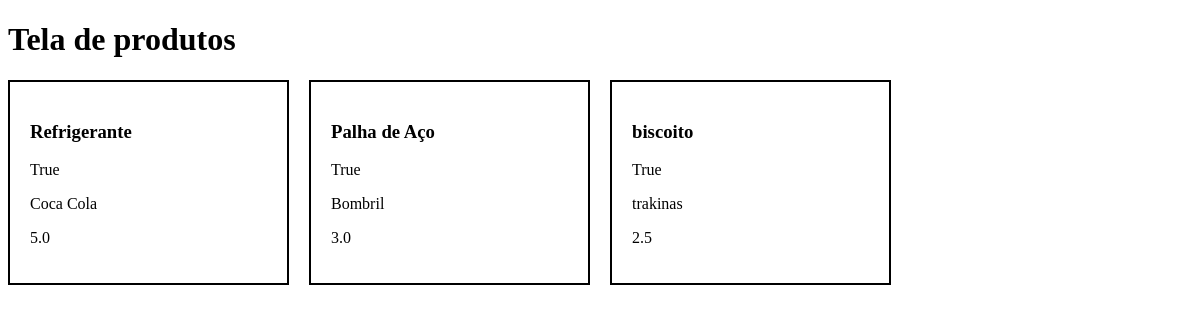
/produtos/, run on an earlier commit of the app's database.
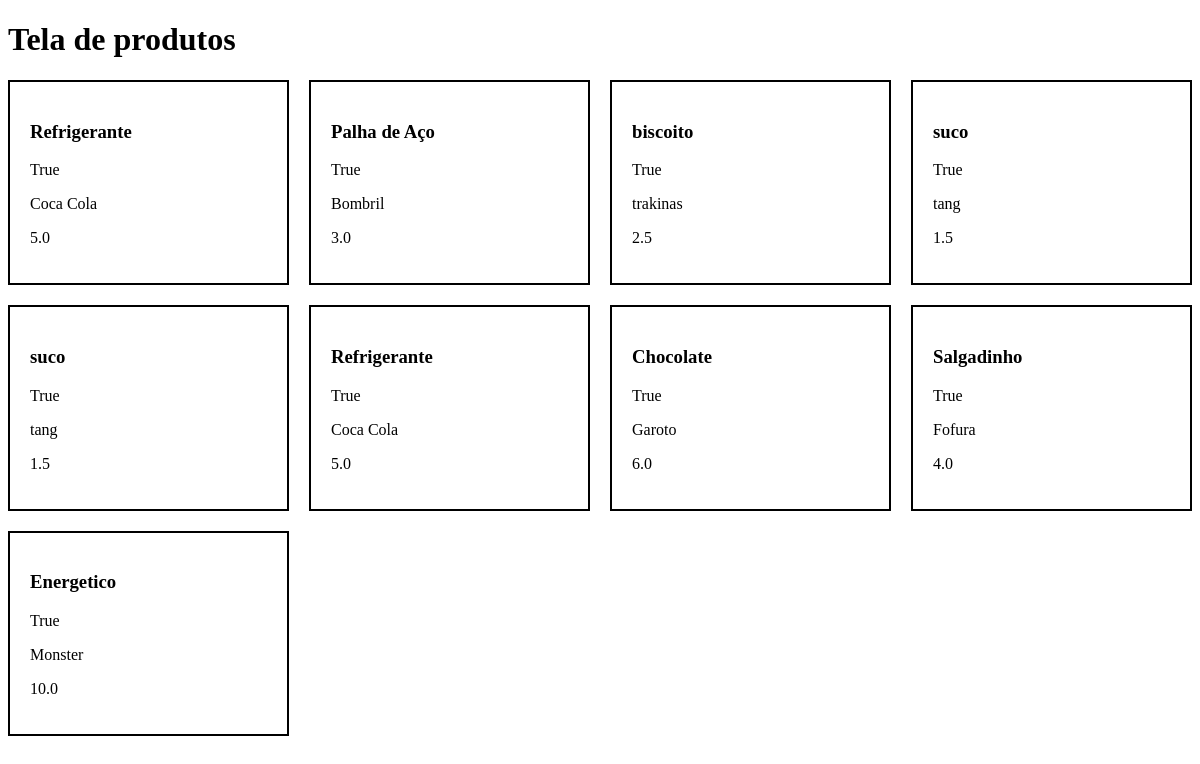
And on a later commit of the database.
### usuarios/models.py (models this page shows, shortened)
class Produtos(models.Model):
    nome = models.CharField(max_length=45)
    perecivel = models.BooleanField(default=False)
    preco = models.FloatField()
    marca = models.CharField(max_length=25)
    imagem = models.ImageField(upload_to='produtos/', null=True, blank=True)

### produtos/views.py (the view)
# urls.py: path("", views.tela_principal, name='tela_produtos'),
def tela_principal(request):
    contexto = {
        'produtos': Produtos.objects.all()
    }
    return render(request, 'produtos/tela_produtos.html', contexto)

### usuarios/templates/produtos/tela_produtos.html (shortened to what this page needs)
<!DOCTYPE html>
<html lang="en">
<head>
</head>
<body>
    <h1>Tela de produtos</h1>
        <div class="produtos">
            {% for produto in produtos %}
            <div class="produto">
                <h3>{{produto.nome}}</h3>
                <p>{{produto.perecivel}}</p>
                <p>{{produto.marca}}</p>
                <p>{{produto.preco}}</p>
            </div>
            {% endfor %}
        </div>
</body>
</html>

What changed in the data, as far as the page shows it:
added Produtos: nome "suco", perecivel "True", marca "tang", preco "1.5"
added Produtos: nome "suco", perecivel "True", marca "tang", preco "1.5"
added Produtos: nome "Refrigerante", perecivel "True", marca "Coca Cola", preco "5.0"
added Produtos: nome "Chocolate", perecivel "True", marca "Garoto", preco "6.0"
added Produtos: nome "Salgadinho", perecivel "True", marca "Fofura", preco "4.0"
added Produtos: nome "Energetico", perecivel "True", marca "Monster", preco "10.0"
